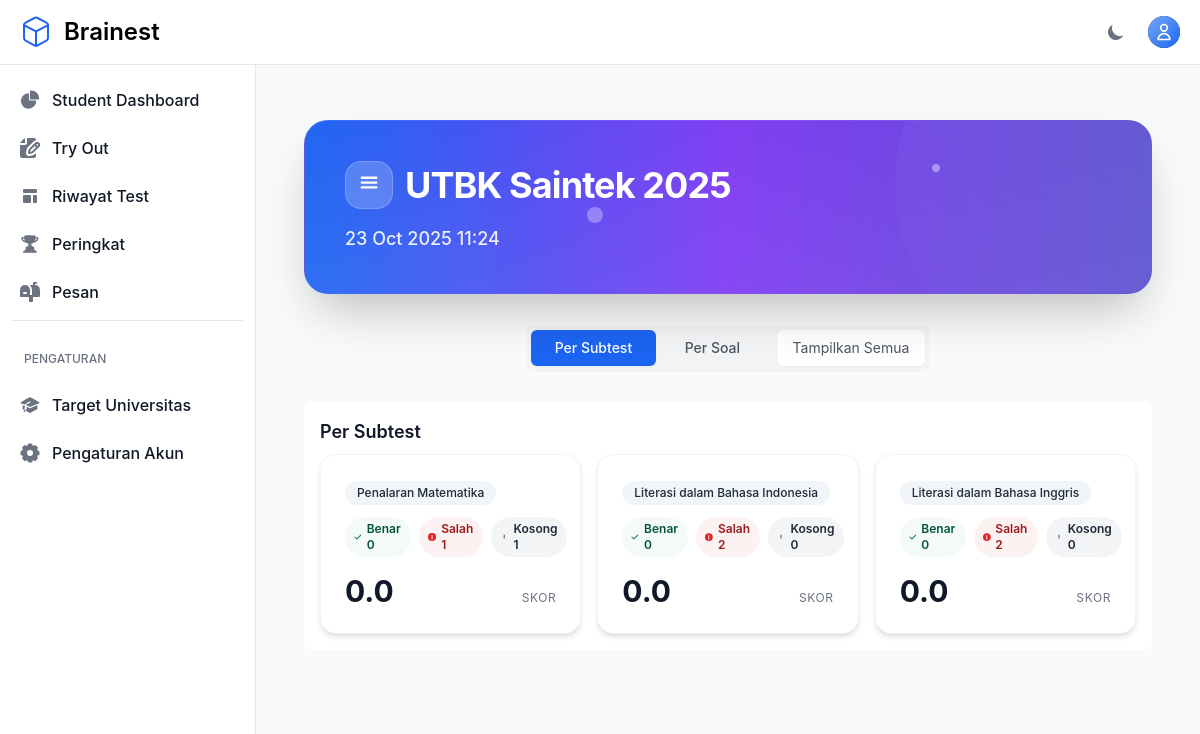
Screenshot of /students/tests/448/results/detail/ (signed in) with the database file from the repository.
### otosapp/models.py (models this page shows, shortened)
class TryoutPackage(models.Model):
    package_name = models.CharField(max_length=200, help_text="Nama paket tryout (contoh: UTBK Saintek 2025)")
    description = models.TextField(blank=True, help_text="Deskripsi paket tryout")
    is_active = models.BooleanField(default=True, help_text="Apakah paket ini aktif dan tersedia untuk siswa")
    total_time = models.IntegerField(help_text="Total waktu pengerjaan dalam menit")
    release_date = models.DateTimeField(default=timezone.now, help_text="Tanggal rilis paket tryout ini")
    created_at = models.DateTimeField(auto_now_add=True)
    updated_at = models.DateTimeField(auto_now=True)
    created_by = models.ForeignKey(User, on_delete=models.CASCADE)
    is_free_for_visitors = models.BooleanField(
        default=False,
        help_text="Centang jika paket ini dapat diakses gratis oleh pengguna role Visitor"
    )
    required_access_level = models.CharField(
        max_length=20,
        choices=AccessLevel.choices,
        default=AccessLevel.SILVER,
        help_text="Tingkat akses minimum yang dibutuhkan untuk mengerjakan paket"
    )
    categories = models.ManyToManyField(Category, through='TryoutPackageCategory')
    def is_accessible_by(self, user):
        if user is None or not getattr(user, 'is_authenticated', False):
            return False
        if getattr(user, 'is_superuser', False):
            return True
        try:
            if user.is_admin() or user.is_operator() or user.is_teacher():
                return True
        except AttributeError:
            pass
        required_level = getattr(self, 'required_access_level', AccessLevel.SILVER)
        try:
            user_level = user.get_access_level()
        except AttributeError:
            user_level = AccessLevel.VISITOR
        try:
            if user.is_student() and user.can_access_tryouts():
                if AccessLevel.meets_requirement(user_level, required_level):
                    return True
        except AttributeError:
            pass

class Category(models.Model):
    SCORING_METHODS = [
        ('default', 'Default'),
        ('custom', 'Custom'),
        ('utbk', 'UTBK'),
    ]
    category_name = models.CharField(max_length=200)
    time_limit = models.IntegerField(default=60, help_text="Time limit in minutes (default: 60 minutes)")
    scoring_method = models.CharField(max_length=10, choices=SCORING_METHODS, default='default')
    passing_score = models.FloatField(default=75.0, help_text="Minimum score required to pass (0-100)")
    release_date = models.DateTimeField(default=timezone.now, help_text="Tanggal rilis subtest ini")
    created_by = models.ForeignKey(
        User,
        on_delete=models.SET_NULL,
        null=True,
        blank=True,
        related_name='categories_created',
        help_text='Teacher who created this category'
    )
    teachers = models.ManyToManyField(
        User,
        related_name='teaching_categories',
        blank=True,
        help_text='Additional teachers assigned to this category'
    )

### otosapp/views.py (the view, shortened to what this page needs)
# urls.py: path('students/tests/<int:test_id>/results/detail/', views.test_results_detail, name='test_results_detail'),
@login_required
def test_results_detail(request, test_id):
    test = get_object_or_404(Test, id=test_id)
    if not _user_can_view_test(request.user, test):
        if request.user == test.student:
            is_visitor = hasattr(request.user, 'is_visitor') and request.user.is_visitor()
            return _redirect_for_missing_subscription(request, is_visitor=is_visitor)
        raise PermissionDenied
    category = test.categories.first()
    if not category:
        first_answer = test.answers.first()
        category = first_answer.question.category if first_answer else None
    is_owner_teacher = _is_teacher_for_test(request.user, test)
    if not (request.user == test.student or getattr(request.user, 'is_superuser', False) or request.user.is_admin() or is_owner_teacher):
        raise PermissionDenied
    if test.answers.exists():
        test.calculate_score()
        test.refresh_from_db()
    question_list = []
    if test.tryout_package:
        package = test.tryout_package
        all_questions = []
        for pc in package.tryoutpackagecategory_set.all().order_by('order'):
            qs = list(Question.objects.filter(category=pc.category).order_by('id'))
            all_questions.extend(qs)
    else:
        all_questions = []
        for cat in test.categories.all():
            qs = list(Question.objects.filter(category=cat).order_by('id'))
            all_questions.extend(qs)
    stats_by_category = {}
    correct_count = 0
    total_questions = len(all_questions)
    for q in all_questions:
        ans = test.answers.filter(question=q).first()
        if q.is_multiple_choice():
            selected_choice = ans.selected_choice if ans else None
            correct_choice = q.choices.filter(is_correct=True).first()
            is_correct = (selected_choice and selected_choice.is_correct) if selected_choice else False
            all_choices = []
            choices_qs = list(q.choices.all().order_by('id'))
            for idx, ch in enumerate(choices_qs):
                label = chr(65 + idx)  # A, B, C, ...
                all_choices.append({'label': label, 'id': ch.id, 'text': ch.choice_text, 'is_correct': ch.is_correct})
            your_answer_label = None
            correct_answer_label = None
            if selected_choice:
                for c in all_choices:
                    if c['id'] == selected_choice.id:
                        your_answer_label = c['label']
                        break
            if correct_choice:
                for c in all_choices:
                    if c['id'] == correct_choice.id:
                        correct_answer_label = c['label']
                        break
            your_answer_text = selected_choice.choice_text if selected_choice else None
            correct_answer_text = correct_choice.choice_text if correct_choice else None
        if is_correct:
            correct_count += 1
        question_list.append({
            'question_text': q.question_text,
            'question_type': q.question_type,
            'your_answer': your_answer_text,
            'is_correct': is_correct,
            'correct_answer': correct_answer_text,
            'question_obj': q,
            'all_choices': all_choices,
            'your_choice_label': your_answer_label,
            'correct_choice_label': correct_answer_label,
        })
        cat_name = q.category.category_name if q.category else 'Umum'
        if cat_name not in stats_by_category:
            stats_by_category[cat_name] = {'category_name': cat_name, 'correct': 0, 'incorrect': 0, 'blank': 0, 'score': 0}
        if selected_choice is None:
            stats_by_category[cat_name]['blank'] += 1
        elif is_correct:
            stats_by_category[cat_name]['correct'] += 1
        else:
            stats_by_category[cat_name]['incorrect'] += 1
    stats_by_category_list = []
    for cat_stat in stats_by_category.values():
        total_cat = cat_stat['correct'] + cat_stat['incorrect'] + cat_stat['blank']
        cat_stat['score'] = round((cat_stat['correct'] / total_cat * 100) if total_cat > 0 else 0, 1)
        stats_by_category_list.append(cat_stat)
    incorrect_count = total_questions - correct_count
    accuracy_percentage = (correct_count / total_questions * 100) if total_questions > 0 else 0
    try:
        test.total_questions = total_questions
        test.correct = correct_count
        test.incorrect_or_blank = incorrect_count
    except Exception:
        pass
    try:
        if getattr(test, 'start_time', None) and getattr(test, 'end_time', None):
            delta = test.end_time - test.start_time
            minutes, seconds = divmod(int(delta.total_seconds()), 60)
            hours, minutes = divmod(minutes, 60)
            if hours > 0:
                test.duration = f"{hours}h {minutes}m"
            else:
                test.duration = f"{minutes}m {seconds}s"
        else:
            test.duration = None
    except Exception:
        test.duration = None
    context = {
        'test': test,
        'category': category,
        'questions': question_list,
        'stats_by_category': stats_by_category_list,
        'total_questions': total_questions,
        'correct_count': correct_count,
        'incorrect_count': incorrect_count,
        'accuracy_percentage': accuracy_percentage,
    }
    return render(request, 'students/tryouts/test_results_detail.html', context)

### otosapp/templates/students/tryouts/test_results_detail.html (shortened to what this page needs)
{% extends 'base.html' %}
{% block content %}
<div class="max-w-6xl mx-auto p-4 sm:p-6">
	{% if test.tryout_package %}
		{% with page_title=test.tryout_package.package_name page_subtitle=test.date_taken|date:"d M Y H:i" %}
			{% include 'components/welcome_header.html' with page_title=page_title page_subtitle=page_subtitle hide_profile=True %}
		{% endwith %}
	{% elif category %}
		{% with page_title=category.category_name page_subtitle=test.date_taken|date:"d M Y H:i" %}
			{% include 'components/welcome_header.html' with page_title=page_title page_subtitle=page_subtitle hide_profile=True %}
		{% endwith %}
	{% endif %}
				<div class="mt-4 flex justify-center mb-8">
					<div class="bg-gray-100 dark:bg-gradient-to-br dark:from-slate-800 dark:to-slate-900 p-1 rounded-lg shadow-sm">
						<button id="packages-tab" class="px-6 py-2 text-sm font-medium rounded-md transition-all duration-200 text-white bg-blue-600 shadow-sm hover:bg-blue-700" onclick="showTab('packages')">Per Subtest</button>
						<button id="categories-tab" class="px-6 py-2 text-sm font-medium rounded-md transition-all duration-200 text-gray-600 dark:text-gray-300 hover:text-gray-900 dark:hover:text-white" onclick="showTab('categories')">Per Soal</button>
						<button class="ml-2 px-4 py-2 text-sm text-gray-600 bg-white rounded-md shadow-sm hover:bg-gray-50" onclick="resetQuestionFilter()">Tampilkan Semua</button>
					</div>
				</div>
			<div id="by_category" role="tabpanel" aria-labelledby="tab-by_category" class="tab-content space-y-4 hidden transition-all duration-200 ease-out transform">
				<div class="mt-2 bg-white dark:bg-transparent rounded-lg p-4">
					<h3 class="text-lg font-semibold mb-2 text-gray-900 dark:text-gray-100">Per Subtest</h3>
					<div class="grid grid-cols-1 sm:grid-cols-2 lg:grid-cols-3 gap-4">
						{% for stat in stats_by_category %}
						<div class="bg-white dark:bg-gray-800 rounded-2xl shadow-md p-6 border border-gray-100 dark:border-gray-700 transform hover:scale-[1.01] transition cursor-pointer subtest-card" onclick="filterQuestionsFromElement(this)"
							data-cat="{% if stat.category_name %}{{ stat.category_name }}{% elif stat.name %}{{ stat.name }}{% endif %}">
							{% if stat.category_name %}
							<div class="mb-3">
								<span class="inline-flex items-center px-3 py-1 text-xs font-medium rounded-full bg-slate-100 text-slate-800 dark:bg-slate-700/60 dark:text-slate-100">{{ stat.category_name }}</span>
							</div>
							{% elif stat.name %}
							<div class="mb-3">
								<span class="inline-flex items-center px-3 py-1 text-xs font-medium rounded-full bg-slate-100 text-slate-800 dark:bg-slate-700/60 dark:text-slate-100">{{ stat.name }}</span>
							</div>
							{% endif %}
							<div class="flex items-center gap-2">
								<span class="inline-flex items-center px-2 py-1 text-xs font-semibold rounded-full bg-green-50 text-green-800 dark:bg-green-900/50 dark:text-green-200">
									<svg xmlns="http://www.w3.org/2000/svg" viewBox="0 0 20 20" class="w-3 h-3 mr-1 text-green-600 dark:text-green-300" fill="currentColor"><path fill-rule="evenodd" d="M16.707 5.293a1 1 0 00-1.414 0L8 12.586 4.707 9.293a1 1 0 10-1.414 1.414l4 4a1 1 0 001.414 0l8-8a1 1 0 000-1.414z" clip-rule="evenodd"/></svg>
									Benar {{ stat.correct }}
								</span>
								<span class="inline-flex items-center px-2 py-1 text-xs font-semibold rounded-full bg-red-50 text-red-800 dark:bg-red-900/50 dark:text-red-200">
									<svg xmlns="http://www.w3.org/2000/svg" viewBox="0 0 20 20" class="w-3 h-3 mr-1 text-red-600 dark:text-red-300" fill="currentColor"><path fill-rule="evenodd" d="M10 18a8 8 0 100-16 8 8 0 000 16zm1-11a1 1 0 00-2 0v4a1 1 0 002 0V7zm-1 8a1.5 1.5 0 110-3 1.5 1.5 0 010 3z" clip-rule="evenodd"/></svg>
									Salah {{ stat.incorrect }}
								</span>
								<span class="inline-flex items-center px-2 py-1 text-xs font-semibold rounded-full bg-gray-100 text-gray-800 dark:bg-gray-700/60 dark:text-gray-100">
									<svg xmlns="http://www.w3.org/2000/svg" viewBox="0 0 20 20" class="w-3 h-3 mr-1 text-gray-600 dark:text-gray-300" fill="currentColor"><path d="M10 5a1 1 0 011 1v6a1 1 0 11-2 0V6a1 1 0 011-1z"/></svg>
									Kosong {{ stat.blank }}
								</span>
							</div>
							<div class="mt-4 flex items-baseline justify-between">
								<div>
									<div class="text-3xl font-bold text-gray-900 dark:text-white">{{ stat.score }}</div>
								</div>
								<div class="text-xs text-gray-500 dark:text-gray-400 uppercase tracking-wider">Skor</div>
							</div>
						</div>
						{% endfor %}
					</div>
				</div>
			</div>
	</div>
</div>
{% endblock %}

### otosapp/templates/components/welcome_header.html (shortened to what this page needs)
{% load media_helpers %}
<div class="relative bg-gradient-to-r from-blue-600 via-purple-600 to-indigo-700 rounded-3xl shadow-2xl mb-8 overflow-hidden border border-white/10">
    <div class="absolute inset-0 bg-gradient-to-br from-transparent via-white/5 to-white/10"></div>
    <div class="absolute top-0 right-0 w-96 h-96 bg-gradient-to-bl from-white/10 to-transparent rounded-full transform translate-x-32 -translate-y-32 animate-pulse"></div>
    <div class="absolute bottom-0 left-0 w-80 h-80 bg-gradient-to-tr from-white/5 to-transparent rounded-full transform -translate-x-32 translate-y-32"></div>
    <div class="absolute top-1/2 left-1/3 w-4 h-4 bg-white/30 rounded-full animate-bounce delay-700"></div>
    <div class="absolute top-1/4 right-1/4 w-2 h-2 bg-white/40 rounded-full animate-ping delay-1000"></div>
    <div class="relative z-20 p-6 sm:p-8 lg:p-10">
        <div class="flex flex-col sm:flex-row items-start sm:items-center justify-between gap-6">
            <div class="flex-1 min-w-0">
                {% if page_title %}
                    <div class="flex items-center gap-3 mb-4">
                        <div class="w-12 h-12 bg-white/20 rounded-2xl flex items-center justify-center backdrop-blur-sm border border-white/20">
                            <svg class="w-6 h-6 text-white" fill="currentColor" viewBox="0 0 20 20">
                                <path fill-rule="evenodd" d="M3 4a1 1 0 011-1h12a1 1 0 110 2H4a1 1 0 01-1-1zm0 4a1 1 0 011-1h12a1 1 0 110 2H4a1 1 0 01-1-1zm0 4a1 1 0 011-1h12a1 1 0 110 2H4a1 1 0 01-1-1z" clip-rule="evenodd"></path>
                            </svg>
                        </div>
                        <h1 class="text-2xl sm:text-3xl lg:text-4xl font-bold text-white tracking-tight">{{ page_title }}</h1>
                    </div>
                    {% if page_subtitle %}
                        <p class="text-white/90 text-base sm:text-lg font-medium leading-relaxed">{{ page_subtitle }}</p>
                    {% endif %}
                {% endif %}
            </div>
        </div>
    </div>
</div>

### rows the page displays
TryoutPackage: package_name "UTBK Saintek 2025"
Category: category_name "Penalaran Matematika"
Category: category_name "Literasi dalam Bahasa Indonesia"
Category: category_name "Literasi dalam Bahasa Inggris"

### other values shown
{{ page_subtitle }} "23 Oct 2025 11:24"
{{ stat.correct }} "0" "0" "0"
{{ stat.incorrect }} "1" "2" "2"
{{ stat.blank }} "1" "0" "0"
{{ stat.score }} "0.0" "0.0" "0.0"
